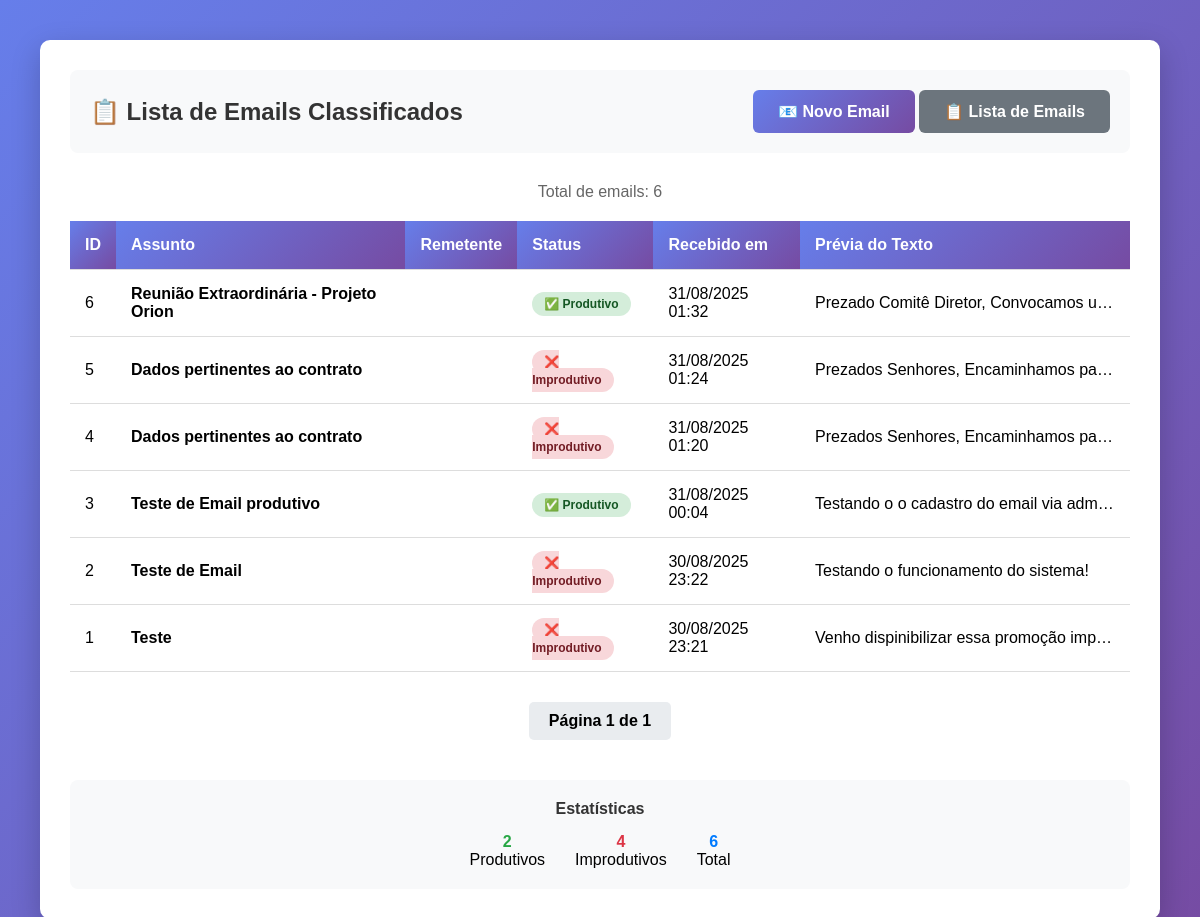
Page /gestao/classificacao/lista/ (signed in) on the committed database.
### classificacao/models.py (models this page shows)
class Email(models.Model):
    assunto = models.CharField(max_length=150)
    texto = models.CharField(max_length=1000)
    arquivo = models.FileField(upload_to='emails/', null=True, blank=True)
    produtivo = models.BooleanField(default=False)
    resposta = models.TextField(null=True, blank=True)
    received_at = models.DateTimeField(auto_now_add=True)

### classificacao/views.py (the view)
# urls.py: path('lista/', login_required(views.email_list), name='admin_email_list'),
def email_list(request):
    emails = Email.objects.all().order_by('-received_at')
    total_emails = emails.count()
    emails_produtivos = emails.filter(produtivo=True).count()
    emails_improdutivos = total_emails - emails_produtivos
    paginator = Paginator(emails, 10)  # 10 emails por página
    page_number = request.GET.get('page')
    page_obj = paginator.get_page(page_number)
    context = {
        'page_obj': page_obj,
        'total_emails': total_emails,
        'emails_produtivos': emails_produtivos,
        'emails_improdutivos': emails_improdutivos,
    }
    return render(request, 'email_list.html', context)

### classificacao/templates/email_list.html (shortened to what this page needs)
<!DOCTYPE html>
<html>
<head>
</head>
<body>
    <div class="container">
        <div class="header-actions">
            <h2 style="margin: 0;">📋 Lista de Emails Classificados</h2>
            <div>
                <a href="{% url 'classificacao_admin:email_upload_admin' %}" class="btn btn-primary">
                📧 Novo Email
                </a>
                <a href="{% url 'classificacao_admin:admin_email_list' %}" class="btn btn-secondary">
                📋 Lista de Emails
                </a>
            </div>
        </div>
        {% if page_obj %}
            <p style="text-align: center; color: #666; margin-bottom: 20px;">
                Total de emails: {{ page_obj.paginator.count }}
            </p>
            <table class="email-table">
                <thead>
                    <tr>
                        <th>ID</th>
                        <th>Assunto</th>
                        <th>Remetente</th>
                        <th>Status</th>
                        <th>Recebido em</th>
                        <th>Prévia do Texto</th>
                    </tr>
                </thead>
                <tbody>
                    {% for email in page_obj %}
                    <tr>
                        <td>{{ email.id }}</td>
                        <td><strong>{{ email.assunto }}</strong></td>
                        <td>{{ email.remetente }}</td>
                        <td>
                            <span class="{% if email.produtivo %}status-produtivo{% else %}status-improdutivo{% endif %}">
                                {% if email.produtivo %}✅ Produtivo{% else %}❌ Improdutivo{% endif %}
                            </span>
                        </td>
                        <td>{{ email.received_at|date:"d/m/Y H:i" }}</td>
                        <td class="text-truncate" title="{{ email.texto }}">
                            {{ email.texto|truncatewords:15 }}
                        </td>
                    </tr>
                    {% endfor %}
                </tbody>
            </table>
            <div class="pagination">
                <span class="current">
                    Página {{ page_obj.number }} de {{ page_obj.paginator.num_pages }}
                </span>
            </div>
        {% endif %}
        <div style="margin-top: 40px; padding: 20px; background: #f8f9fa; border-radius: 8px; text-align: center;">
            <h4 style="margin: 0; color: #333;">Estatísticas</h4>
            <div style="display: flex; justify-content: center; gap: 30px; margin-top: 15px;">
                <div>
                    <strong style="color: #28a745;">{{ emails_produtivos }}</strong>
                    <br>Produtivos
                </div>
                <div>
                    <strong style="color: #dc3545;">{{ emails_improdutivos }}</strong>
                    <br>Improdutivos
                </div>
                <div>
                    <strong style="color: #007bff;">{{ total_emails }}</strong>
                    <br>Total
                </div>
            </div>
        </div>
    </div>
</body>
</html>

### classificacao/templates/email_list.html (style rules this page uses)
body { font-family: Arial, sans-serif; margin: 40px; background: linear-gradient(135deg, #667eea 0%, #764ba2 100%); min-height: 100vh; }
.container { max-width: 1200px; margin: 0 auto; background: white; padding: 30px; border-radius: 10px; box-shadow: 0 10px 30px rgba(0,0,0,0.2); }
h2 { text-align: center; color: #333; margin-bottom: 30px; }
.header-actions { display: flex; justify-content: space-between; align-items: center; margin-bottom: 30px; padding: 20px; background: #f8f9fa; border-radius: 8px; }
.btn { padding: 12px 25px; border: none; border-radius: 6px; cursor: pointer; font-weight: bold; text-decoration: none; display: inline-block; transition: transform 0.2s; }
.btn-primary { background: linear-gradient(135deg, #667eea 0%, #764ba2 100%); color: white; }
.btn-secondary { background: #6c757d; color: white; }
.email-table { width: 100%; border-collapse: collapse; margin-bottom: 30px; }
.email-table th, .email-table td { padding: 15px; text-align: left; border-bottom: 1px solid #ddd; }
.email-table th { background: linear-gradient(135deg, #667eea 0%, #764ba2 100%); color: white; font-weight: bold; }
.status-produtivo { background: #d4edda; color: #155724; padding: 5px 12px; border-radius: 20px; font-weight: bold; font-size: 12px; }
.status-improdutivo { background: #f8d7da; color: #721c24; padding: 5px 12px; border-radius: 20px; font-weight: bold; font-size: 12px; }
.pagination { display: flex; justify-content: center; align-items: center; margin-top: 30px; gap: 15px; }
.pagination .current { padding: 10px 20px; background: #e9ecef; border-radius: 5px; font-weight: bold; }
.text-truncate { max-width: 300px; white-space: nowrap; overflow: hidden; text-overflow: ellipsis; }

### rows in the picture
Email: id "6", assunto "Reunião Extraordinária - Projeto Orion", produtivo "✅ Produtivo", received_at "31/08/2025 01:32", texto "Prezado Comitê Diretor, Convocamos u…"
Email: id "5", assunto "Dados pertinentes ao contrato", produtivo "❌ Improdutivo", received_at "31/08/2025 01:24", texto "Prezados Senhores, Encaminhamos pa…"
Email: id "4", assunto "Dados pertinentes ao contrato", produtivo "❌ Improdutivo", received_at "31/08/2025 01:20", texto "Prezados Senhores, Encaminhamos pa…"
Email: id "3", assunto "Teste de Email produtivo", produtivo "✅ Produtivo", received_at "31/08/2025 00:04", texto "Testando o o cadastro do email via adm…"
Email: id "2", assunto "Teste de Email", produtivo "❌ Improdutivo", received_at "30/08/2025 23:22", texto "Testando o funcionamento do sistema!"
Email: id "1", assunto "Teste", produtivo "❌ Improdutivo", received_at "30/08/2025 23:21", texto "Venho dispinibilizar essa promoção imp…"

### other values in the picture
{{ page_obj.paginator.count }} "6"
{{ page_obj.number }} "1"
{{ page_obj.paginator.num_pages }} "1"
{{ emails_produtivos }} "2"
{{ emails_improdutivos }} "4"
{{ total_emails }} "6"
